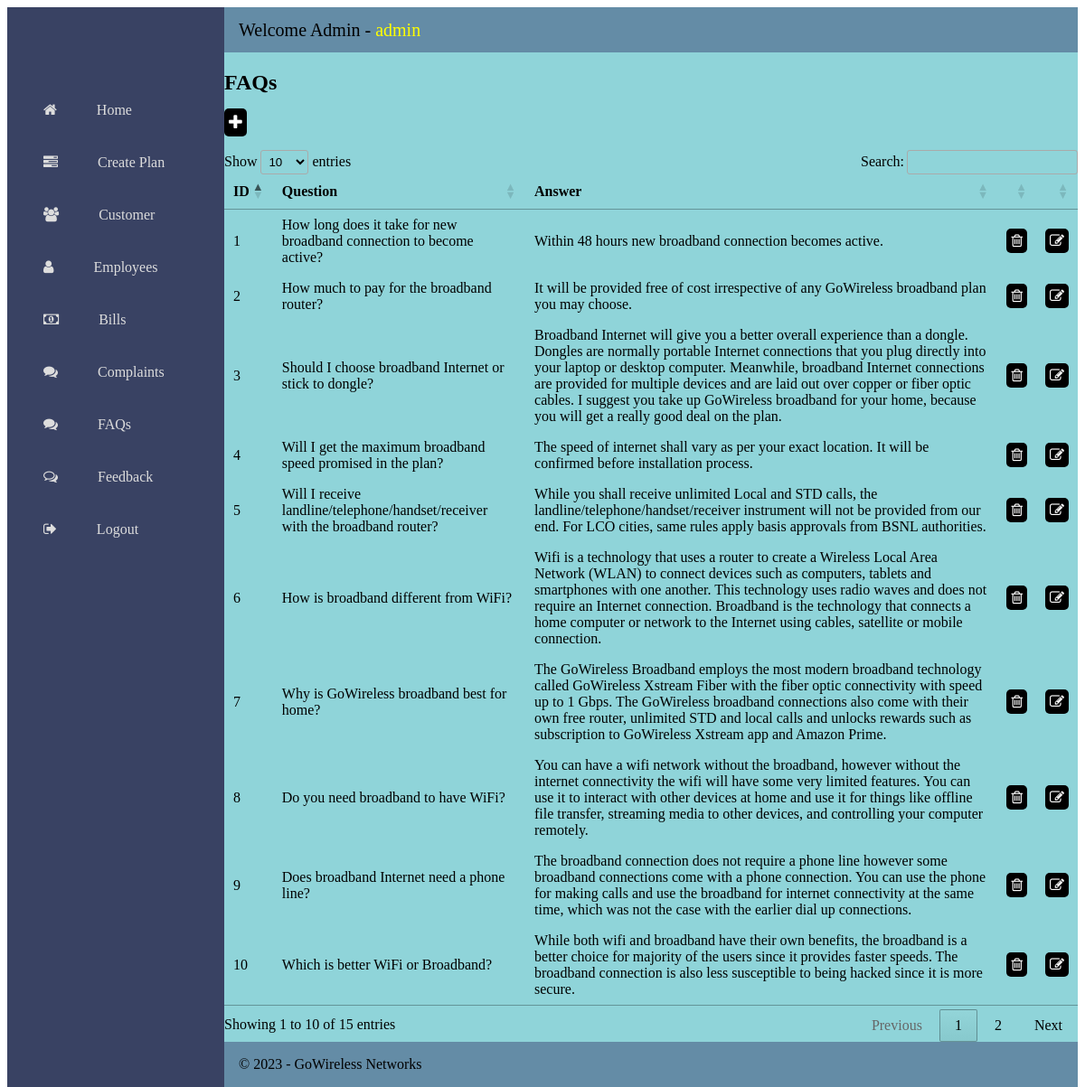
The page /faqs.php (signed in) on the database its author committed.
### tables this page shows
create table question(
	id int auto_increment primary key,
	question varchar(200) not null,
	answer varchar(500) not null
);

### faqs.php (the view, shortened to what this page needs)
<!DOCTYPE html>
<html>
<head>
<link rel="stylesheet" href="css/admin-home.css"/>
	<link rel="stylesheet" href="https://cdn.datatables.net/1.10.22/css/jquery.dataTables.min.css" />
<link rel="stylesheet" href="https://cdnjs.cloudflare.com/ajax/libs/font-awesome/4.7.0/css/font-awesome.min.css">
</head>
<body>
	<div class="grid-container">
	  <header class="header">
	  	<div>Welcome Admin - <span style="color:yellow;"><?=$_SESSION["uname"]?></span></div>
	  </header>
	  <aside class="sidenav">
	    <ul class="sidenav__list">
	    	<li class="sidenav__list-item"><i class="fa fa-home"></i> <a href="admin-home.php">Home</a></li>
			<li class="sidenav__list-item"><i class="fa fa-tasks" aria-hidden="true"></i>
<a href="create-plan.php">Create Plan</a></li>
		    <li class="sidenav__list-item"><i class="fa fa-users" aria-hidden="true"></i>
 <a href="customer.php">Customer</a></li>
		    <li class="sidenav__list-item"><i class="fa fa-user" aria-hidden="true"></i> <a href="employee.php">Employees</a> </li>
		    <li class="sidenav__list-item"><i class="fa fa-money"></i> <a href="bill.php">Bills</a></li>
		    <li class="sidenav__list-item"><i class="fa fa-comments" aria-hidden="true"></i> <a href="complaints.php">Complaints</a></li>
		    <li class="sidenav__list-item"><i class="fa fa-comments" aria-hidden="true"></i> <a href="faqs.php">FAQs</a></li>
		    		    <li class="sidenav__list-item"><i class="fa fa-comments-o" aria-hidden="true"></i> <a href="feedback.php">Feedback</a></li>
		    <li class="sidenav__list-item"><i class="fa fa-sign-out"></i> <a href="logout.php">Logout</a></li>
  		</ul>
	  </aside>
	  <main class="main">
<?php include "config.php"?>
<?php
	$rs = mysqli_query($con, "select * from question order by id");
?>
	  <div class="container">
	  <h2>FAQs</h2>
	  <h3><a href="add-faq.php" class="btn" title="Add FAQ"><i class="fa fa-plus"></i></a></h3>
	<table id="tableID" style="width:100%" class="table table-striped sampleTable">
	<thead>
	<tr>
		<th>ID</th>
		<th>Question</th>
		<th>Answer</th>
		<th></th>
		<th></th>
	</tr>
	</thead>
	<tbody>
<?php
	while($row = mysqli_fetch_row($rs)){
?>
	<tr>
		<td><?=$row[0]?></td>
		<td><?=$row[1]?></td>
		<td><?=$row[2]?></td>
		<td><a href="delete-question.php?id=<?=$row[0]?>" class="btn" title="Delete" onclick="return confirm('Delete question?')"><i class="fa fa-trash-o"></i></a></td>
		<td><a href="edit-question.php?id=<?=$row[0]?>" class="btn" title="Edit"><i class="fa fa-edit"></i></a></td>
	</tr>
<?php
	}
?>
	</tbody>
	</table>
</div>
	  </main>
	  <footer class="footer">
   	    <div>&copy; <?=date('Y')?> - GoWireless Networks</div>
	  </footer>
	</div>
</body>
</html>

### css/admin-home.css (style rules this page uses)
.grid-container { display: grid; grid-template-columns: 240px 1fr; grid-template-rows: 50px 1fr 50px; grid-template-areas: "sidenav header" "sidenav main" "sidenav footer"; height: 100vh; }
.header { grid-area: header; background-color: #648ca6; display: flex; align-items: center; justify-content: space-between; padding: 0 16px; font-size: 20px; }
.sidenav { display: flex; flex-direction: column; grid-area: sidenav; background-color: #394263; }
.sidenav__list { padding: 0; margin-top: 85px; list-style-type: none; }
.sidenav__list-item { padding: 20px 20px 20px 40px; color: #ddd; }
.sidenav__list-item a { padding: 20px 20px 20px 40px; color: #ddd; text-decoration: none; }
.main { grid-area: main; background-color: #8fd4d9; }
.footer { grid-area: footer; background-color: #648ca6; display: flex; align-items: center; justify-content: space-between; padding: 0 16px; background-color: #648ca6; }

### faqs.php (style rules this page uses)
.btn { text-decoration:none; padding: 5px; background: black; color: white; border-radius: 5px; }

### rows shown on the page
question: id "1", question "How long does it take for new broadband connection to become active?", answer "Within 48 hours new broadband connection becomes active."
question: id "2", question "How much to pay for the broadband router?", answer "It will be provided free of cost irrespective of any GoWireless broadband plan you may choose."
question: id "3", question "Should I choose broadband Internet or stick to dongle?", answer "Broadband Internet will give you a better overall experience than a dongle. Dongles are normally portable Internet connections that you plug directly into your laptop or desktop computer. Meanwhile, broadband Internet connections are provided for multiple devices and are laid out over copper or fiber optic cables. I suggest you take up GoWireless broadband for your home, because you will get a really good deal on the plan."
question: id "4", question "Will I get the maximum broadband speed promised in the plan?", answer "The speed of internet shall vary as per your exact location. It will be confirmed before installation process."
question: id "5", question "Will I receive landline/telephone/handset/receiver with the broadband router?", answer "While you shall receive unlimited Local and STD calls, the landline/telephone/handset/receiver instrument will not be provided from our end. For LCO cities, same rules apply basis approvals from BSNL authorities."
question: id "6", question "How is broadband different from WiFi?", answer "Wifi is a technology that uses a router to create a Wireless Local Area Network (WLAN) to connect devices such as computers, tablets and smartphones with one another. This technology uses radio waves and does not require an Internet connection. Broadband is the technology that connects a home computer or network to the Internet using cables, satellite or mobile connection."
question: id "7", question "Why is GoWireless broadband best for home?", answer "The GoWireless Broadband employs the most modern broadband technology called GoWireless Xstream Fiber with the fiber optic connectivity with speed up to 1 Gbps. The GoWireless broadband connections also come with their own free router, unlimited STD and local calls and unlocks rewards such as subscription to GoWireless Xstream app and Amazon Prime."
question: id "8", question "Do you need broadband to have WiFi?", answer "You can have a wifi network without the broadband, however without the internet connectivity the wifi will have some very limited features. You can use it to interact with other devices at home and use it for things like offline file transfer, streaming media to other devices, and controlling your computer remotely."
question: id "9", question "Does broadband Internet need a phone line?", answer "The broadband connection does not require a phone line however some broadband connections come with a phone connection. You can use the phone for making calls and use the broadband for internet connectivity at the same time, which was not the case with the earlier dial up connections."
question: id "10", question "Which is better WiFi or Broadband?", answer "While both wifi and broadband have their own benefits, the broadband is a better choice for majority of the users since it provides faster speeds. The broadband connection is also less susceptible to being hacked since it is more secure."

### other values the page prints
$_SESSION["uname"] "admin"
